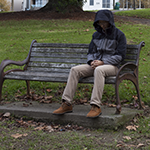
//> input picture Input_Data/S00-150x150.png, 150 x 150 px
$ ./main ../Input_Data/S00-150x150.png   (built with g++ and OpenCV 4)
//> lines starting //> are read from the running program, lines starting //| are printed output that depends on the picture
### OpenCV.Assignment2.MeanShift/MeanShift.h
#pragma once
#include "opencv2/core/core.hpp"
#include "opencv2/highgui/highgui.hpp"
#include "opencv2/imgproc/imgproc.hpp"
#include "opencv2/imgproc/imgproc_c.h"

#define DECLARE_TIMING(s)  int64 timeStart_##s; double timeDiff_##s; double timeTally_##s = 0; int countTally_##s = 0
#define START_TIMING(s)    timeStart_##s = cvGetTickCount()
#define STOP_TIMING(s) 	   timeDiff_##s = (double)(cvGetTickCount() - timeStart_##s); timeTally_##s += timeDiff_##s; countTally_##s++
#define GET_TIMING(s) 	   (double)(timeDiff_##s / (cvGetTickFrequency()*1000.0))
#define GET_AVERAGE_TIMING(s)   (double)(countTally_##s ? timeTally_##s/ ((double)countTally_##s * cvGetTickFrequency()*1000.0) : 0)
#define CLEAR_AVERAGE_TIMING(s) timeTally_##s = 0; countTally_##s = 0

#include <vector>
#include <stack>
#include <iostream>
#include <cmath>

using namespace cv;

// Distance used in Mean Shift
inline int color_distance(const IplImage* img, int x1, int y1, int x2, int y2)
{
	int r = ((uchar *)(img->imageData + x1*img->widthStep))[y1*img->nChannels + 0]
		- ((uchar *)(img->imageData + x2*img->widthStep))[y2*img->nChannels + 0];
	int g = ((uchar *)(img->imageData + x1*img->widthStep))[y1*img->nChannels + 1]
		- ((uchar *)(img->imageData + x2*img->widthStep))[y2*img->nChannels + 1];
	int b = ((uchar *)(img->imageData + x1*img->widthStep))[y1*img->nChannels + 2]
		- ((uchar *)(img->imageData + x2*img->widthStep))[y2*img->nChannels + 2];
	return r*r + g*g + b*b;
}
inline float color_distance(const float* a, const float* b)
{
	float l = a[0] - b[0], u = a[1] - b[1], v = a[2] - b[2];
	return l*l + u*u + v*v;
}
// [32 lines left out: functions color_distance, spatial_distance, getLabel, getLabel2, not called in this run]

const int spatial_radius = 10;
const double color_radius = 6.5;
int MeanShift(const IplImage* img, int **labels);

// RAList from EDISON

class RAList {
	// This is cut from Mean Shift Analysis Library, Implemented by Chris M. Christoudias, Bogdan Georgescu
public:
	int		label;
	RAList	*next;
	RAList(void);
	~RAList(void);
	int Insert(RAList*);

private:
	///////current and previous pointer/////
	RAList	*cur, *prev;
	unsigned char exists;

};

### OpenCV.Assignment2.MeanShift/MeanShift.cpp
#include "MeanShift.h"

RAList::RAList(void)
{
	label = -1;
	next = 0;	//NULL
}

RAList::~RAList(void)
{}

int RAList::Insert(RAList *entry)
{
	if (!next)
	{
		next = entry;
		entry->next = 0;
		return 0;
	}
	if (next->label > entry->label)
	{
		entry->next = next;
		next = entry;
		return 0;
	}
	exists = 0;
	cur = next;
	while (cur)
	{
		if (entry->label == cur->label)
		{
			exists = 1;
			break;
		}
		else if ((!(cur->next)) || (cur->next->label > entry->label))
		{
			entry->next = cur->next;
			cur->next = entry;
			break;
		}
		cur = cur->next;
	}
	return (int)(exists);
}

int MeanShift(const IplImage* img, int **labels)
{
	DECLARE_TIMING(timer);
	START_TIMING(timer);

	int level = 1;
	double color_radius2 = color_radius*color_radius;
	int minRegion = 50;

	// use Lab rather than L*u*v!
	// since Luv may produce noise points
	IplImage *result = cvCreateImage(cvGetSize(img), img->depth, img->nChannels);
	cvCvtColor(img, result, CV_RGB2Lab);

	// Step One. Filtering stage of meanshift segmentation
	for (int i = 0; i<img->height; i++)
		for (int j = 0; j<img->width; j++)
		{
			int ic = i;
			int jc = j;
			int icOld, jcOld;
			float LOld, UOld, VOld;
			float L = (float)((uchar *)(result->imageData + i*img->widthStep))[j*result->nChannels + 0];
			float U = (float)((uchar *)(result->imageData + i*img->widthStep))[j*result->nChannels + 1];
			float V = (float)((uchar *)(result->imageData + i*img->widthStep))[j*result->nChannels + 2];
			// in the case of 8-bit and 16-bit images R, G and B are converted to floating-point format and scaled to fit 0 to 1 range
			L = L * 100 / 255;
			U = U - 128;
			V = V - 128;
			double shift = 5;
			for (int iters = 0; shift > 3 && iters < 100; iters++)
			{
				icOld = ic;
				jcOld = jc;
				LOld = L;
				UOld = U;
				VOld = V;

				float mi = 0;
				float mj = 0;
				float mL = 0;
				float mU = 0;
				float mV = 0;
				int num = 0;

				int i2from = max(0, i - spatial_radius), i2to = min(img->height, i + spatial_radius + 1);
				int j2from = max(0, j - spatial_radius), j2to = min(img->width, j + spatial_radius + 1);
				for (int i2 = i2from; i2 < i2to; i2++) {
					for (int j2 = j2from; j2 < j2to; j2++) {
						float L2 = (float)((uchar *)(result->imageData + i2*img->widthStep))[j2*result->nChannels + 0],
							U2 = (float)((uchar *)(result->imageData + i2*img->widthStep))[j2*result->nChannels + 1],
							V2 = (float)((uchar *)(result->imageData + i2*img->widthStep))[j2*result->nChannels + 2];
						L2 = L2 * 100 / 255;
						U2 = U2 - 128;
						V2 = V2 - 128;

						double dL = L2 - L;
						double dU = U2 - U;
						double dV = V2 - V;
						if (dL*dL + dU*dU + dV*dV <= color_radius2) {
							mi += i2;
							mj += j2;
							mL += L2;
							mU += U2;
							mV += V2;
							num++;
						}
					}
				}
				float num_ = 1.f / num;
				L = mL*num_;
				U = mU*num_;
				V = mV*num_;
				ic = (int)(mi*num_ + 0.5);
				jc = (int)(mj*num_ + 0.5);
				int di = ic - icOld;
				int dj = jc - jcOld;
				double dL = L - LOld;
				double dU = U - UOld;
				double dV = V - VOld;

				shift = di*di + dj*dj + dL*dL + dU*dU + dV*dV;
			}

			L = L * 255 / 100;
			U = U + 128;
			V = V + 128;
			((uchar *)(result->imageData + i*img->widthStep))[j*result->nChannels + 0] = (uchar)L;
			((uchar *)(result->imageData + i*img->widthStep))[j*result->nChannels + 1] = (uchar)U;
			((uchar *)(result->imageData + i*img->widthStep))[j*result->nChannels + 2] = (uchar)V;
		}

	IplImage *tobeshow = cvCreateImage(cvGetSize(img), img->depth, img->nChannels);
	cvCvtColor(result, tobeshow, CV_Lab2RGB);
	cvSaveImage("filtered.png", tobeshow);
	cvReleaseImage(&tobeshow);

	// Step Two. Cluster
	// Connect
	int regionCount = 0;
	int *modePointCounts = new int[img->height*img->width];
	memset(modePointCounts, 0, img->width*img->height * sizeof(int));
	float *mode = new float[img->height*img->width * 3];
	{
		int label = -1;
		for (int i = 0; i<img->height; i++)
			for (int j = 0; j<img->width; j++)
				labels[i][j] = -1;
		for (int i = 0; i<img->height; i++)
			for (int j = 0; j<img->width; j++)
				if (labels[i][j]<0)
				{
					labels[i][j] = ++label;
					float L = (float)((uchar *)(result->imageData + i*img->widthStep))[j*result->nChannels + 0],
						U = (float)((uchar *)(result->imageData + i*img->widthStep))[j*result->nChannels + 1],
						V = (float)((uchar *)(result->imageData + i*img->widthStep))[j*result->nChannels + 2];
					mode[label * 3 + 0] = L * 100 / 255;
					mode[label * 3 + 1] = 354 * U / 255 - 134;
					mode[label * 3 + 2] = 256 * V / 255 - 140;
					// Fill
					std::stack<CvPoint> neighStack;
					neighStack.push(cvPoint(i, j));
					const int dxdy[][2] = { { -1,-1 },{ -1,0 },{ -1,1 },{ 0,-1 },{ 0,1 },{ 1,-1 },{ 1,0 },{ 1,1 } };
					while (!neighStack.empty())
					{
						CvPoint p = neighStack.top();
						neighStack.pop();
						for (int k = 0; k<8; k++)
						{
							int i2 = p.x + dxdy[k][0], j2 = p.y + dxdy[k][1];
							if (i2 >= 0 && j2 >= 0 && i2<img->height && j2<img->width && labels[i2][j2]<0 && color_distance(result, i, j, i2, j2)<color_radius2)
							{
								labels[i2][j2] = label;
								neighStack.push(cvPoint(i2, j2));
								modePointCounts[label]++;
								L = (float)((uchar *)(result->imageData + i2*img->widthStep))[j2*result->nChannels + 0];
								U = (float)((uchar *)(result->imageData + i2*img->widthStep))[j2*result->nChannels + 1];
								V = (float)((uchar *)(result->imageData + i2*img->widthStep))[j2*result->nChannels + 2];
								mode[label * 3 + 0] += L * 100 / 255;
								mode[label * 3 + 1] += 354 * U / 255 - 134;
								mode[label * 3 + 2] += 256 * V / 255 - 140;
							}
						}
					}
					mode[label * 3 + 0] /= modePointCounts[label];
					mode[label * 3 + 1] /= modePointCounts[label];
					mode[label * 3 + 2] /= modePointCounts[label];
				}
		//current Region count
		regionCount = label + 1;
	}
	std::cout << "Mean Shift(Connect):" << regionCount << std::endl;
	int oldRegionCount = regionCount;

	// TransitiveClosure
	for (int counter = 0, deltaRegionCount = 1; counter<5 && deltaRegionCount>0; counter++)
	{
		// 1.Build RAM using classifiction structure
		RAList *raList = new RAList[regionCount], *raPool = new RAList[10 * regionCount];	//10 is hard coded!
		for (int i = 0; i < regionCount; i++)
		{
			raList[i].label = i;
			raList[i].next = NULL;
		}
		for (int i = 0; i < regionCount * 10 - 1; i++)
		{
			raPool[i].next = &raPool[i + 1];
		}
		raPool[10 * regionCount - 1].next = NULL;
		RAList	*raNode1, *raNode2, *oldRAFreeList, *freeRAList = raPool;
		for (int i = 0; i<img->height; i++)
			for (int j = 0; j<img->width; j++)
			{
				if (i>0 && labels[i][j] != labels[i - 1][j])
				{
					// Get 2 free node
					raNode1 = freeRAList;
					raNode2 = freeRAList->next;
					oldRAFreeList = freeRAList;
					freeRAList = freeRAList->next->next;
					// connect the two region
					raNode1->label = labels[i][j];
					raNode2->label = labels[i - 1][j];
					if (raList[labels[i][j]].Insert(raNode2))	//already exists!
						freeRAList = oldRAFreeList;
					else
						raList[labels[i - 1][j]].Insert(raNode1);
				}
				if (j>0 && labels[i][j] != labels[i][j - 1])
				{
					// Get 2 free node
					raNode1 = freeRAList;
					raNode2 = freeRAList->next;
					oldRAFreeList = freeRAList;
					freeRAList = freeRAList->next->next;
					// connect the two region
					raNode1->label = labels[i][j];
					raNode2->label = labels[i][j - 1];
					if (raList[labels[i][j]].Insert(raNode2))
						freeRAList = oldRAFreeList;
					else
						raList[labels[i][j - 1]].Insert(raNode1);
				}
			}

		// 2.Treat each region Ri as a disjoint set
		for (int i = 0; i < regionCount; i++)
		{
			RAList	*neighbor = raList[i].next;
			while (neighbor)
			{
				if (color_distance(&mode[3 * i], &mode[3 * neighbor->label])<color_radius2)
				{
					int iCanEl = i, neighCanEl = neighbor->label;
					while (raList[iCanEl].label != iCanEl) iCanEl = raList[iCanEl].label;
					while (raList[neighCanEl].label != neighCanEl) neighCanEl = raList[neighCanEl].label;
					if (iCanEl<neighCanEl)
						raList[neighCanEl].label = iCanEl;
					else
					{
						//raList[raList[iCanEl].label].label = iCanEl;
						raList[iCanEl].label = neighCanEl;
					}
				}
				neighbor = neighbor->next;
			}
		}
		// 3. Union Find
		for (int i = 0; i < regionCount; i++)
		{
			int iCanEl = i;
			while (raList[iCanEl].label != iCanEl) iCanEl = raList[iCanEl].label;
			raList[i].label = iCanEl;
		}
		// 4. Traverse joint sets, relabeling image.
		int *modePointCounts_buffer = new int[regionCount];
		memset(modePointCounts_buffer, 0, regionCount * sizeof(int));
		float *mode_buffer = new float[regionCount * 3];
		int	*label_buffer = new int[regionCount];

		for (int i = 0; i<regionCount; i++)
		{
			label_buffer[i] = -1;
			mode_buffer[i * 3 + 0] = 0;
			mode_buffer[i * 3 + 1] = 0;
			mode_buffer[i * 3 + 2] = 0;
		}
		for (int i = 0; i<regionCount; i++)
		{
			int iCanEl = raList[i].label;
			modePointCounts_buffer[iCanEl] += modePointCounts[i];
			for (int k = 0; k<3; k++)
				mode_buffer[iCanEl * 3 + k] += mode[i * 3 + k] * modePointCounts[i];
		}
		int	label = -1;
		for (int i = 0; i < regionCount; i++)
		{
			int iCanEl = raList[i].label;
			if (label_buffer[iCanEl] < 0)
			{
				label_buffer[iCanEl] = ++label;

				for (int k = 0; k < 3; k++)
					mode[label * 3 + k] = (mode_buffer[iCanEl * 3 + k]) / (modePointCounts_buffer[iCanEl]);

				modePointCounts[label] = modePointCounts_buffer[iCanEl];
			}
		}
		regionCount = label + 1;
		for (int i = 0; i < img->height; i++)
			for (int j = 0; j < img->width; j++)
				labels[i][j] = label_buffer[raList[labels[i][j]].label];

		delete[] mode_buffer;
		delete[] modePointCounts_buffer;
		delete[] label_buffer;

		//Destroy RAM
		delete[] raList;
		delete[] raPool;

		deltaRegionCount = oldRegionCount - regionCount;
		oldRegionCount = regionCount;
		std::cout << "Mean Shift(TransitiveClosure):" << regionCount << std::endl;
	}

	// Prune
	{
		int *modePointCounts_buffer = new int[regionCount];
		float *mode_buffer = new float[regionCount * 3];
		int	*label_buffer = new int[regionCount];
		int minRegionCount;

		do {
			minRegionCount = 0;
			// Build RAM again
			RAList *raList = new RAList[regionCount], *raPool = new RAList[10 * regionCount];	//10 is hard coded!
			for (int i = 0; i < regionCount; i++)
			{
				raList[i].label = i;
				raList[i].next = NULL;
			}
			for (int i = 0; i < regionCount * 10 - 1; i++)
			{
				raPool[i].next = &raPool[i + 1];
			}
			raPool[10 * regionCount - 1].next = NULL;
			RAList	*raNode1, *raNode2, *oldRAFreeList, *freeRAList = raPool;
			for (int i = 0; i<img->height; i++)
				for (int j = 0; j<img->width; j++)
				{
					if (i>0 && labels[i][j] != labels[i - 1][j])
					{
						// Get 2 free node
						raNode1 = freeRAList;
						raNode2 = freeRAList->next;
						oldRAFreeList = freeRAList;
						freeRAList = freeRAList->next->next;
						// connect the two region
						raNode1->label = labels[i][j];
						raNode2->label = labels[i - 1][j];
						if (raList[labels[i][j]].Insert(raNode2))	//already exists!
							freeRAList = oldRAFreeList;
						else
							raList[labels[i - 1][j]].Insert(raNode1);
					}
					if (j>0 && labels[i][j] != labels[i][j - 1])
					{
						// Get 2 free node
						raNode1 = freeRAList;
						raNode2 = freeRAList->next;
						oldRAFreeList = freeRAList;
						freeRAList = freeRAList->next->next;
						// connect the two region
						raNode1->label = labels[i][j];
						raNode2->label = labels[i][j - 1];
						if (raList[labels[i][j]].Insert(raNode2))
							freeRAList = oldRAFreeList;
						else
							raList[labels[i][j - 1]].Insert(raNode1);
					}
				}
			// Find small regions
			for (int i = 0; i < regionCount; i++)
				if (modePointCounts[i] < minRegion)
				{
					minRegionCount++;
					RAList *neighbor = raList[i].next;
					int candidate = neighbor->label;
					float minDistance = color_distance(&mode[3 * i], &mode[3 * candidate]);
					neighbor = neighbor->next;
					while (neighbor)
					{
						float minDistance2 = color_distance(&mode[3 * i], &mode[3 * neighbor->label]);
						if (minDistance2<minDistance)
						{
							minDistance = minDistance2;
							candidate = neighbor->label;
						}
						neighbor = neighbor->next;
					}
					int iCanEl = i, neighCanEl = candidate;
					while (raList[iCanEl].label != iCanEl) iCanEl = raList[iCanEl].label;
					while (raList[neighCanEl].label != neighCanEl) neighCanEl = raList[neighCanEl].label;
					if (iCanEl < neighCanEl)
						raList[neighCanEl].label = iCanEl;
					else
					{
						//raList[raList[iCanEl].label].label	= neighCanEl;
						raList[iCanEl].label = neighCanEl;
					}
				}
			for (int i = 0; i < regionCount; i++)
			{
				int iCanEl = i;
				while (raList[iCanEl].label != iCanEl)
					iCanEl = raList[iCanEl].label;
				raList[i].label = iCanEl;
			}
			memset(modePointCounts_buffer, 0, regionCount * sizeof(int));
			for (int i = 0; i < regionCount; i++)
			{
				label_buffer[i] = -1;
				mode_buffer[3 * i + 0] = 0;
				mode_buffer[3 * i + 1] = 0;
				mode_buffer[3 * i + 2] = 0;
			}
			for (int i = 0; i<regionCount; i++)
			{
				int iCanEl = raList[i].label;
				modePointCounts_buffer[iCanEl] += modePointCounts[i];
				for (int k = 0; k<3; k++)
					mode_buffer[iCanEl * 3 + k] += mode[i * 3 + k] * modePointCounts[i];
			}
			int	label = -1;
			for (int i = 0; i < regionCount; i++)
			{
				int iCanEl = raList[i].label;
				if (label_buffer[iCanEl] < 0)
				{
					label_buffer[iCanEl] = ++label;

					for (int k = 0; k < 3; k++)
						mode[label * 3 + k] = (mode_buffer[iCanEl * 3 + k]) / (modePointCounts_buffer[iCanEl]);

					modePointCounts[label] = modePointCounts_buffer[iCanEl];
				}
			}
			regionCount = label + 1;
			for (int i = 0; i < img->height; i++)
				for (int j = 0; j < img->width; j++)
					labels[i][j] = label_buffer[raList[labels[i][j]].label];

			//Destroy RAM
			delete[] raList;
			delete[] raPool;
			std::cout << "Mean Shift(Prune):" << regionCount << std::endl;
		} while (minRegionCount > 0);

		delete[] mode_buffer;
		delete[] modePointCounts_buffer;
		delete[] label_buffer;
	}

	// Output
	STOP_TIMING(timer);
	std::cout << "Mean Shift(ms):" << GET_TIMING(timer) << std::endl;

	cvReleaseImage(&result);
	delete[]mode;
	delete[]modePointCounts;
	return regionCount;
}

### OpenCV.Assignment2.MeanShift/main.cpp
/*
This is not my work!
Simply used as a QoS comparison
Taken from: https://github.com/qiankanglai/opencv.meanshift
*/


#include "opencv2/core/core.hpp"
#include "opencv2/highgui/highgui.hpp"
#include "opencv2/imgproc/imgproc.hpp"
#include "opencv2/imgproc/imgproc_c.h"

#include "MeanShift.h"

using namespace cv;
using namespace std;

int main(int argc, char* argv[])
{
	IplImage *img = cvLoadImage(argv[1]);
//> img is the input picture: 150 rows x 150 cols, CV_8UC3; mean B, G, R 66.9, 81.4, 82.1
	cvShowImage("Original", img);

	// Mean shift
	int **ilabels = new int *[img->height];
	for (int i = 0; i<img->height; i++) ilabels[i] = new int[img->width];
	int regionCount = MeanShift(img, ilabels);
//> in MeanShift, `cvCvtColor(result, tobeshow, CV_Lab2RGB);`:
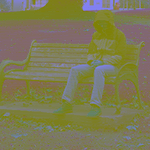
//> result: 150 rows x 150 cols, CV_8UC3; mean B, G, R 83.9, 122.3, 125.1
//> in MeanShift, `cvCvtColor(result, tobeshow, CV_Lab2RGB);`:
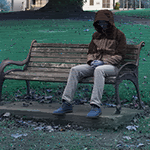
//> tobeshow: 150 rows x 150 cols, CV_8UC3; mean R, G, B 63.7, 81.4, 82.8
//> the loop in MeanShift, `for (int i = 0; i<img->height; i++)` made 150 passes
//> label on passes 1 to 8: 83, 142, 204, 253, 331, 387, 433, 499
//> after the loop in MeanShift, `for (int i = 0; i<img->height; i++)`: label = 7665
//> in MeanShift, `regionCount = label + 1;`: regionCount = 7666
//| Mean Shift(Connect):7666
//> the loop in MeanShift, `for (int counter = 0, deltaRegionCount = 1; counter<5 && deltaRegionCo..` made 3 passes
//> (label, regionCount, oldRegionCount) on passes 1 to 3: (7606, 7607, 7607), (7603, 7604, 7604), (7603, 7604, 7604)
//> (printed output is left out)
//> the loop in MeanShift, `do` made 3 passes
//> (minRegionCount, label, regionCount) on passes 1 to 3: (7573, 387, 388), (325, 63, 64), (0, 63, 64)
//> (printed output is left out)
//> after the loop in MeanShift, `do`: minRegionCount = 0
//> regionCount = 64
	vector<int> color(regionCount);
	CvRNG rng = cvRNG(cvGetTickCount());
	for (int i = 0; i<regionCount; i++)
		color[i] = cvRandInt(&rng);
//> this loop made 64 passes

	// Draw random color
	for (int i = 0; i<img->height; i++)
		for (int j = 0; j<img->width; j++)
		{
			int cl = ilabels[i][j];
			((uchar *)(img->imageData + i*img->widthStep))[j*img->nChannels + 0] = (color[cl]) & 255;
			((uchar *)(img->imageData + i*img->widthStep))[j*img->nChannels + 1] = (color[cl] >> 8) & 255;
			((uchar *)(img->imageData + i*img->widthStep))[j*img->nChannels + 2] = (color[cl] >> 16) & 255;
		}

	cvNamedWindow("MeanShift", CV_WINDOW_AUTOSIZE);
	cvShowImage("MeanShift", img);
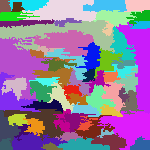
//> window 'MeanShift': 150 rows x 150 cols, CV_8UC3; mean B, G, R 159.7, 120.6, 144.5

	cvWaitKey();

	cvDestroyWindow("MeanShift");

	cvReleaseImage(&img);

	return 0;
}

$ run again, on Input_Data/S02-150x150.png
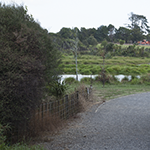
//> input picture Input_Data/S02-150x150.png, 150 x 150 px
//> img is the input picture: 150 rows x 150 cols, CV_8UC3; mean B, G, R 102.9, 108.8, 105.4
//> in MeanShift, `cvCvtColor(result, tobeshow, CV_Lab2RGB);`:
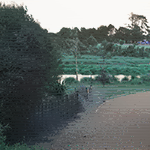
//> tobeshow: 150 rows x 150 cols, CV_8UC3; mean R, G, B 100.1, 108.7, 106.6
//> the loop in MeanShift, `for (int i = 0; i<img->height; i++)` made 150 passes
//> label on passes 1 to 8: 0, 4, 9, 15, 29, 48, 65, 82
//> after the loop in MeanShift, `for (int i = 0; i<img->height; i++)`: label = 4316
//> in MeanShift, `regionCount = label + 1;`: regionCount = 4317
//| Mean Shift(Connect):4317
//> the loop in MeanShift, `for (int counter = 0, deltaRegionCount = 1; counter<5 && deltaRegionCo..` made 2 passes
//> (label, regionCount, oldRegionCount) on passes 1 to 2: (4263, 4264, 4264), (4263, 4264, 4264)
//> (printed output is left out)
//> the loop in MeanShift, `do` made 3 passes
//> (minRegionCount, label, regionCount) on passes 1 to 3: (4242, 200, 201), (167, 33, 34), (0, 33, 34)
//> (printed output is left out)
//> after the loop in MeanShift, `do`: minRegionCount = 0
//> `int regionCount = MeanShift(img, ilabels);`: regionCount = 34
//> the loop `for (int i = 0; i<regionCount; i++)` made 34 passes
//> `cvShowImage("MeanShift", img);`:
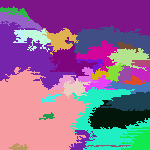
//> window 'MeanShift': 150 rows x 150 cols, CV_8UC3; mean B, G, R 146.7, 105.1, 142.2

$ run again, on Input_Data/S03-150x150.png
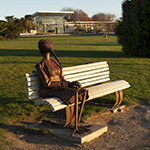
//> input picture Input_Data/S03-150x150.png, 150 x 150 px
//> img is the input picture: 150 rows x 150 cols, CV_8UC3; mean B, G, R 63.2, 89.4, 99.9
//> in MeanShift, `cvCvtColor(result, tobeshow, CV_Lab2RGB);`:
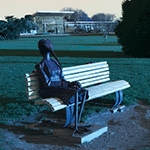
//> tobeshow: 150 rows x 150 cols, CV_8UC3; mean R, G, B 59, 89.6, 100.7
//> the loop in MeanShift, `for (int i = 0; i<img->height; i++)` made 150 passes
//> label on passes 1 to 8: 8, 13, 18, 20, 25, 27, 29, 39
//> after the loop in MeanShift, `for (int i = 0; i<img->height; i++)`: label = 6359
//> in MeanShift, `regionCount = label + 1;`: regionCount = 6360
//| Mean Shift(Connect):6360
//> the loop in MeanShift, `for (int counter = 0, deltaRegionCount = 1; counter<5 && deltaRegionCo..` made 2 passes
//> (label, regionCount, oldRegionCount) on passes 1 to 2: (6303, 6304, 6304), (6303, 6304, 6304)
//> (printed output is left out)
//> the loop in MeanShift, `do` made 3 passes
//> (minRegionCount, label, regionCount) on passes 1 to 3: (6269, 256, 257), (206, 50, 51), (0, 50, 51)
//> (printed output is left out)
//> after the loop in MeanShift, `do`: minRegionCount = 0
//> `int regionCount = MeanShift(img, ilabels);`: regionCount = 51
//> the loop `for (int i = 0; i<regionCount; i++)` made 51 passes
//> `cvShowImage("MeanShift", img);`:
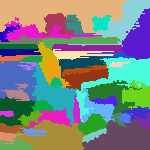
//> window 'MeanShift': 150 rows x 150 cols, CV_8UC3; mean B, G, R 131.1, 132.7, 123
